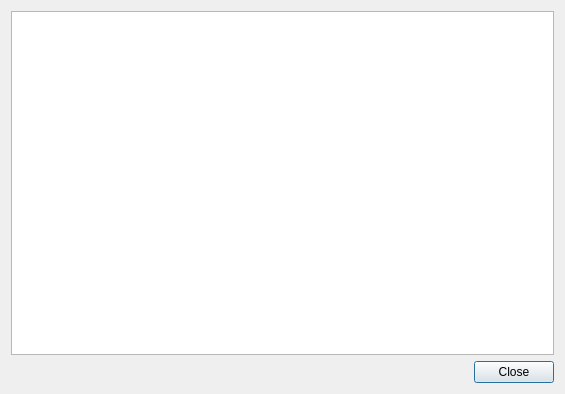
<?xml version="1.0" encoding="UTF-8"?>
<ui version="4.0">
 <class>LogDialog</class>
 <widget class="QDialog" name="LogDialog">
  <property name="geometry">
   <rect>
    <x>0</x>
    <y>0</y>
    <width>565</width>
    <height>394</height>
   </rect>
  </property>
  <property name="windowTitle">
   <string>Dialog</string>
  </property>
  <layout class="QVBoxLayout" name="verticalLayout">
   <item>
    <widget class="QTextBrowser" name="logBrowser">
     <property name="acceptRichText">
      <bool>false</bool>
     </property>
     <property name="openLinks">
      <bool>false</bool>
     </property>
    </widget>
   </item>
   <item>
    <widget class="QDialogButtonBox" name="buttonBox">
     <property name="orientation">
      <enum>Qt::Horizontal</enum>
     </property>
     <property name="standardButtons">
      <set>QDialogButtonBox::Close</set>
     </property>
    </widget>
   </item>
  </layout>
 </widget>
 <resources/>
 <connections>
  <connection>
   <sender>buttonBox</sender>
   <signal>accepted()</signal>
   <receiver>LogDialog</receiver>
   <slot>accept()</slot>
   <hints>
    <hint type="sourcelabel">
     <x>248</x>
     <y>254</y>
    </hint>
    <hint type="destinationlabel">
     <x>157</x>
     <y>274</y>
    </hint>
   </hints>
  </connection>
  <connection>
   <sender>buttonBox</sender>
   <signal>rejected()</signal>
   <receiver>LogDialog</receiver>
   <slot>reject()</slot>
   <hints>
    <hint type="sourcelabel">
     <x>316</x>
     <y>260</y>
    </hint>
    <hint type="destinationlabel">
     <x>286</x>
     <y>274</y>
    </hint>
   </hints>
  </connection>
 </connections>
</ui>
